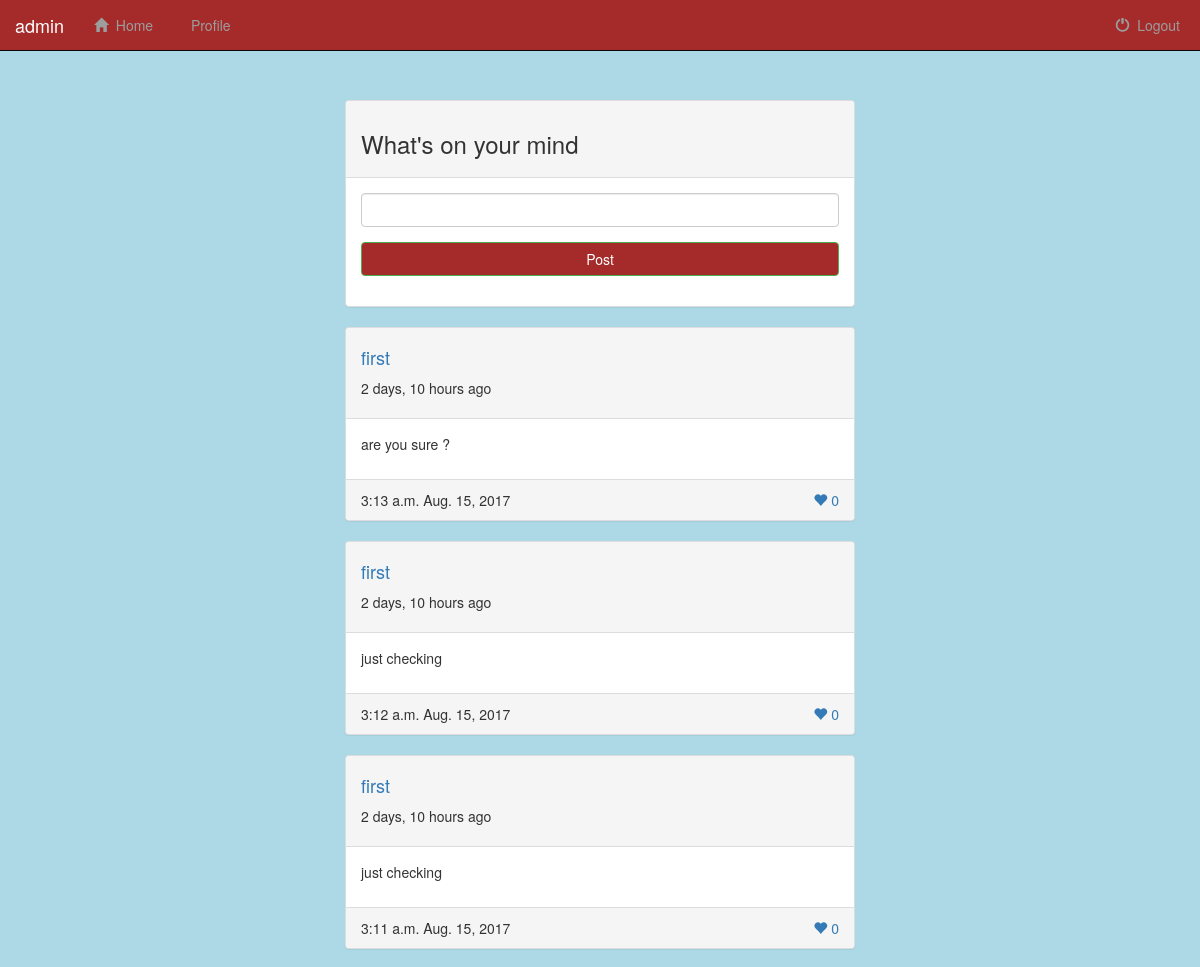
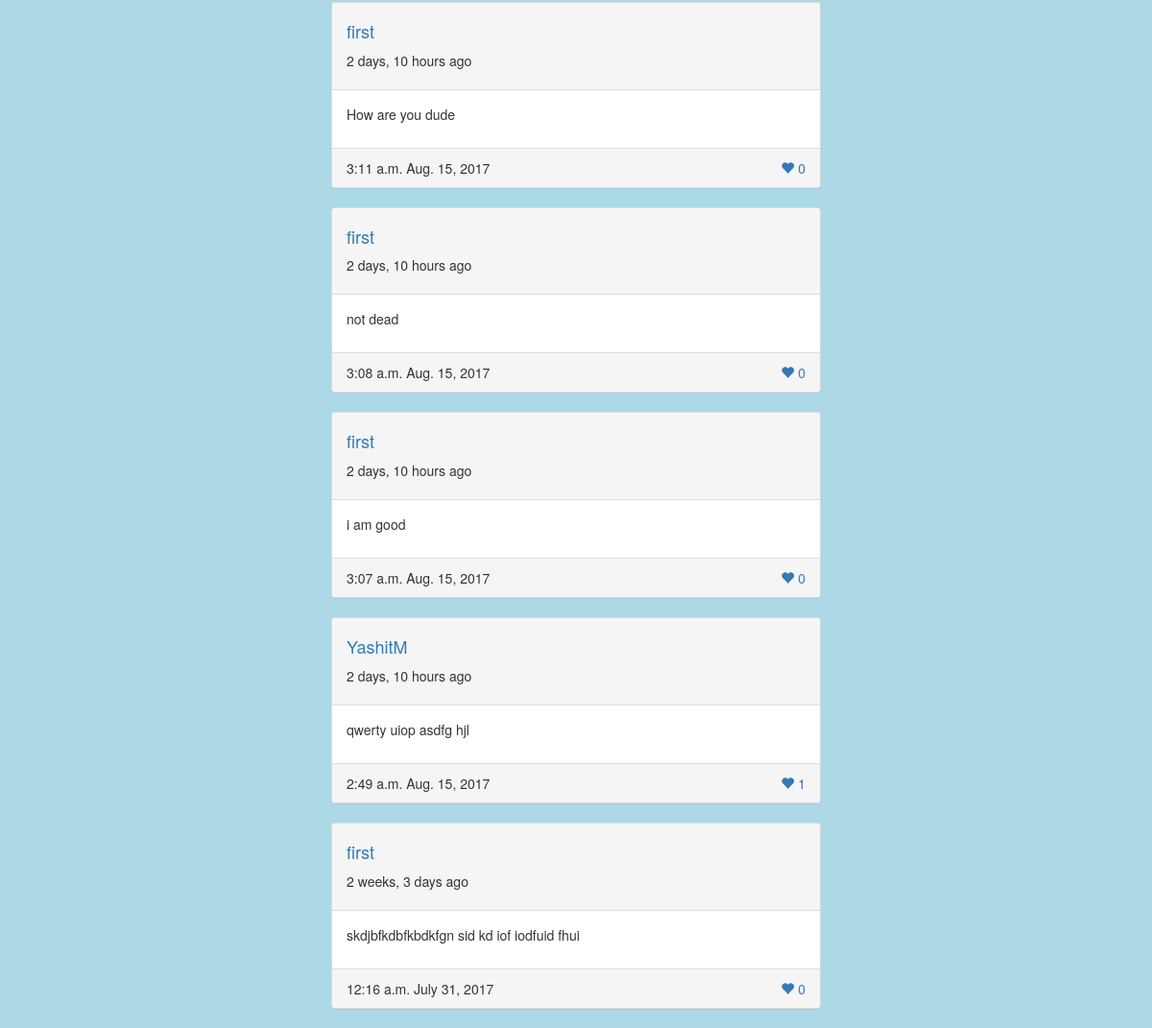
Page / (signed in) on the earlier database version (2 pictures, top to bottom).
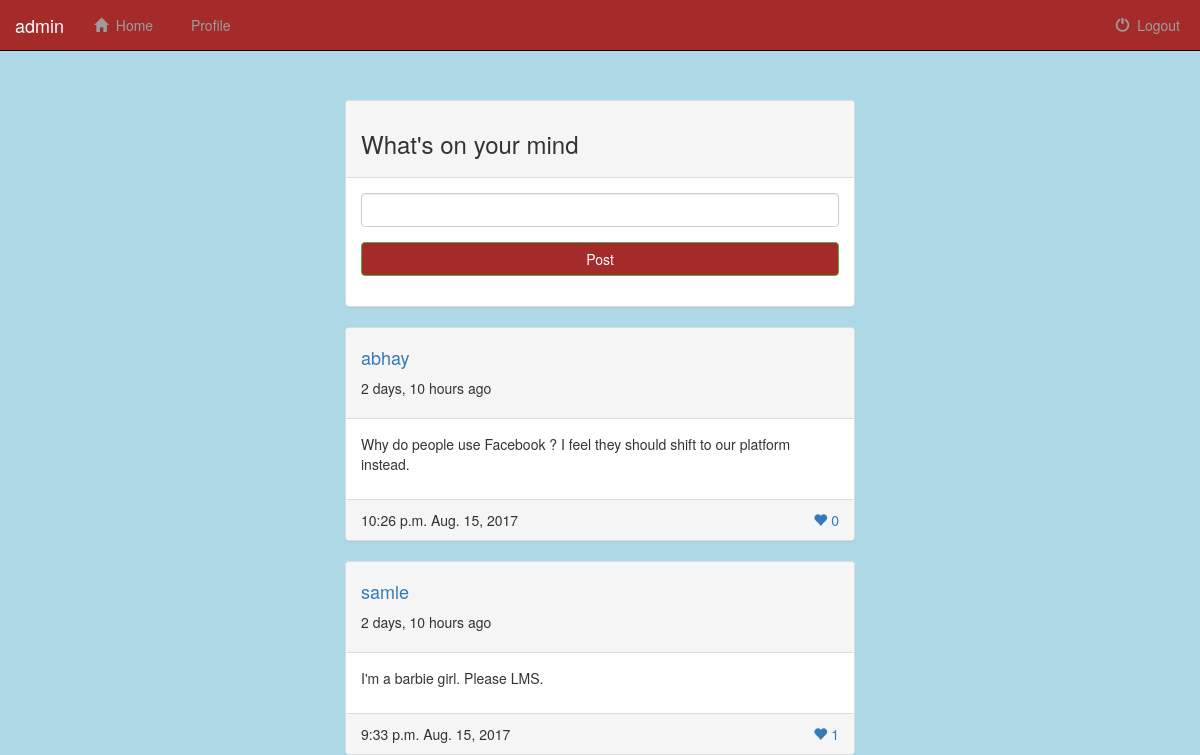
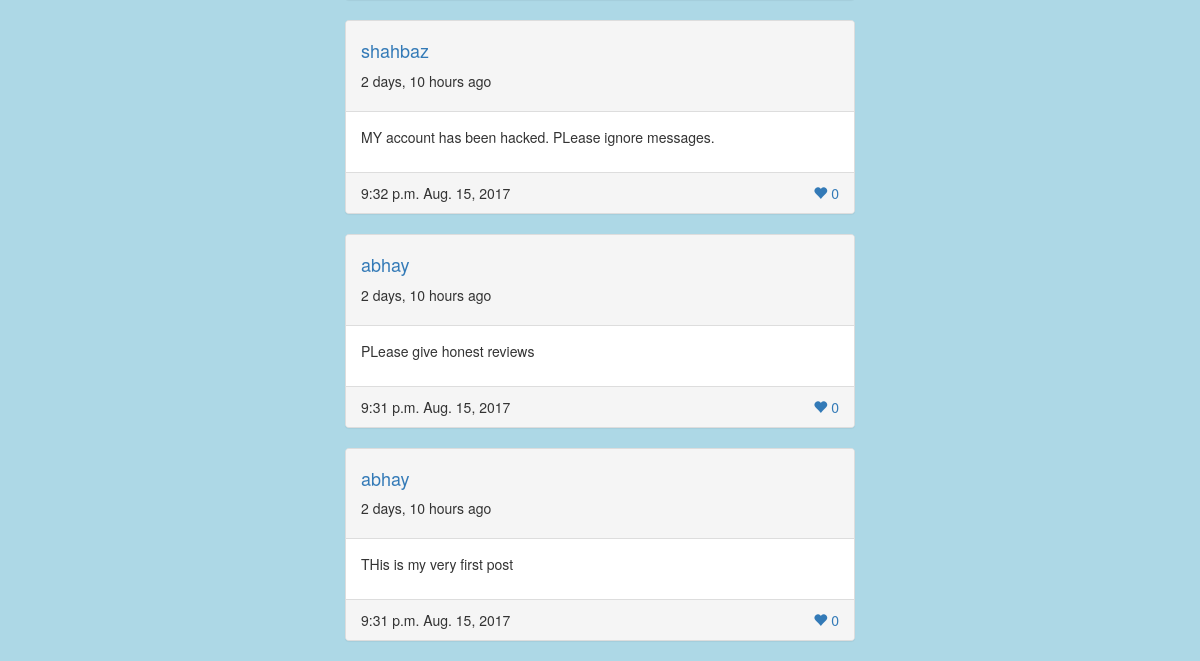
Same page on the later database version (2 pictures, top to bottom).
### Website/models.py (models this page shows, shortened)
class Post(models.Model):
    user = models.ForeignKey(User, on_delete=models.CASCADE, related_name="user_posts")
    date = models.DateField(default=datetime.date.today)
    content = models.TextField()
    like_count = models.IntegerField(default=0)
    time = models.TimeField(default=datetime.datetime.now)

### Website/views.py (the view)
# urls.py: url(r'^$', views.index, name='index'),
def index(request):
    registration_form = Regform
    post_form = PostForm
    if request.user.is_authenticated:
        posts = Post.objects.all()
        curr_time = datetime.date.today()
        return render(request, 'Website/index.html', {'posts': posts, 'post_form': post_form, 'curr_time': curr_time})
    return render(request, 'Website/index.html', {'reg_form': registration_form})

### Website/templates/Website/index.html (shortened to what this page needs)
{% extends 'Website/base.html' %}
{% block content %}
{% if user.is_authenticated %}
    <div class="container container-custom-padding">
        <div class='row'>
        	<div class='col-lg-12'>
                <div class="panel panel-default">
        			<div class='panel-heading'>
        				<h3>What's on your mind</h3>
        			</div>
        			<div class="panel-body">
        				<form method="post" action="/post/" role="form" id="user_post_form" name='postform'>
							<div class='form-group'>
								<input type="text" name="post_content" class="form-control">
							</div>
							<div class="form-group">
			              		<button type="submit" class="btn btn-success btn-block">Post</button>
			            	</div>
						</form>
					</div>
        		</div>
        	</div>
        </div>
        <div class='row'>
            {% for post in posts reversed %}
                {% if post.user.username != user.username %}
                    <div class='col-lg-12'>
                         <div class="panel panel-default post-panel">
                             <div class='panel-heading'>
                                <a href="{% url 'show_profile' post.user %}"><h4>{{ post.user }}</h4></a>
                                <p>{{ post.date|timesince }} ago</p>
                             </div>
                             <div class="panel-body">
                                 <p> {{ post.content }} </p>
                             </div>
                             <div class="panel-footer">
                                 {{ post.time }} {{ post.date }}
                                 <div class="pull-right">
                                     <a href='{% url "likepost" post.id %}'class="like-button">
                                        <span class='glyphicon glyphicon-heart' aria-hidden='true'></span>&nbsp;{{ post.like_count }}
                                     </a>
                                 </div>
                             </div>
                         </div>
                    </div>
                {% endif %}
            {% endfor %}
        </div>
    </div>
{% endif %}
{% endblock %}

### Website/templates/Website/base.html (shortened to what this page needs)
{% load staticfiles %}
<!DOCTYPE html>
<html>
<head>
    <link rel="stylesheet" href="https://maxcdn.bootstrapcdn.com/bootstrap/3.3.7/css/bootstrap.min.css">
    <link rel="stylesheet" type="text/css" href="{% static 'Website/css/stylesheet.css' %}">
</head>
<body>
    <div class='container-fluid' id='navbarhome'>
        <nav class='navbar navbar-inverse navbar-fixed-top'>
            <div class='navbar-header'>
                {% if user.is_authenticated %}
                    <a class='navbar-brand' href='{% url "index" %}'>{{user.username}}</a>
                {% else %}
                    <a class='navbar-brand' href='{% url "index" %}'>TheSN</a>
                {% endif %}
            </div>
            <div class='collapse navbar-collapse' id='topnavbar'>
                <ul class='nav navbar-nav'>
                    {% if user.is_authenticated %}
                    <li>
                        <a href='{% url "index" %}'>
                            <span class='glyphicon glyphicon-home' aria-hidden='true'></span>&nbsp;
                            Home
                        </a>
                    </li>
                    <li>
                        <a href='{% url "show_profile" user.username %}'>
                            &nbsp;
                            Profile
                        </a>
                    </li>
                    {% endif %}
                </ul>
                    {% if user.is_authenticated %}
                    <ul class='nav navbar-nav navbar-right'>
                        <li id='logout'>
                            <a href='{% url "logout"%}?next=/'>
                                <span class='glyphicon glyphicon-off' aria-hidden='true'></span>&nbsp;
                                Logout
                            </a>
                        </li>
                    </ul>
                    {% endif %}
            </div>
        </nav>
    </div>
{% block content %}
{% endblock %}
</body>
</html>

### Website/static/Website/css/stylesheet.css (style rules this page uses)
body { background-color: lightblue; }
#navbarhome { padding-bottom: 100px; }
.btn-success { background-color: brown; }
.navbar-inverse { background-color: brown; }
#logout { margin-right: 20px; }
.container-custom-padding { width: 45%; }

Differences in the rows shown:
removed Post: user "first", date "2 days, 10 hours", content "are you sure ?", time "3:13 a.m.", date "Aug. 15, 2017", like_count "0"
removed Post: user "first", date "2 days, 10 hours", content "just checking", time "3:12 a.m.", date "Aug. 15, 2017", like_count "0"
removed Post: user "first", date "2 days, 10 hours", content "just checking", time "3:11 a.m.", date "Aug. 15, 2017", like_count "0"
removed Post: user "first", date "2 days, 10 hours", content "How are you dude", time "3:11 a.m.", date "Aug. 15, 2017", like_count "0"
removed Post: user "first", date "2 days, 10 hours", content "not dead", time "3:08 a.m.", date "Aug. 15, 2017", like_count "0"
removed Post: user "first", date "2 days, 10 hours", content "i am good", time "3:07 a.m.", date "Aug. 15, 2017", like_count "0"
removed Post: user "YashitM", date "2 days, 10 hours", content "qwerty uiop asdfg hjl", time "2:49 a.m.", date "Aug. 15, 2017", like_count "1"
removed Post: user "first", date "2 weeks, 3 days", content "skdjbfkdbfkbdkfgn sid kd iof iodfuid fhui", time "12:16 a.m.", date "July 31, 2017", like_count "0"
added Post: user "abhay", date "2 days, 10 hours", content "Why do people use Facebook ? I feel they should shift to our platform instead.", time "10:26 p.m.", date "Aug. 15, 2017", like_count "0"
added Post: user "samle", date "2 days, 10 hours", content "I'm a barbie girl. Please LMS.", time "9:33 p.m.", date "Aug. 15, 2017", like_count "1"
added Post: user "shahbaz", date "2 days, 10 hours", content "MY account has been hacked. PLease ignore messages.", time "9:32 p.m.", date "Aug. 15, 2017", like_count "0"
added Post: user "abhay", date "2 days, 10 hours", content "PLease give honest reviews", time "9:31 p.m.", date "Aug. 15, 2017", like_count "0"
added Post: user "abhay", date "2 days, 10 hours", content "THis is my very first post", time "9:31 p.m.", date "Aug. 15, 2017", like_count "0"
